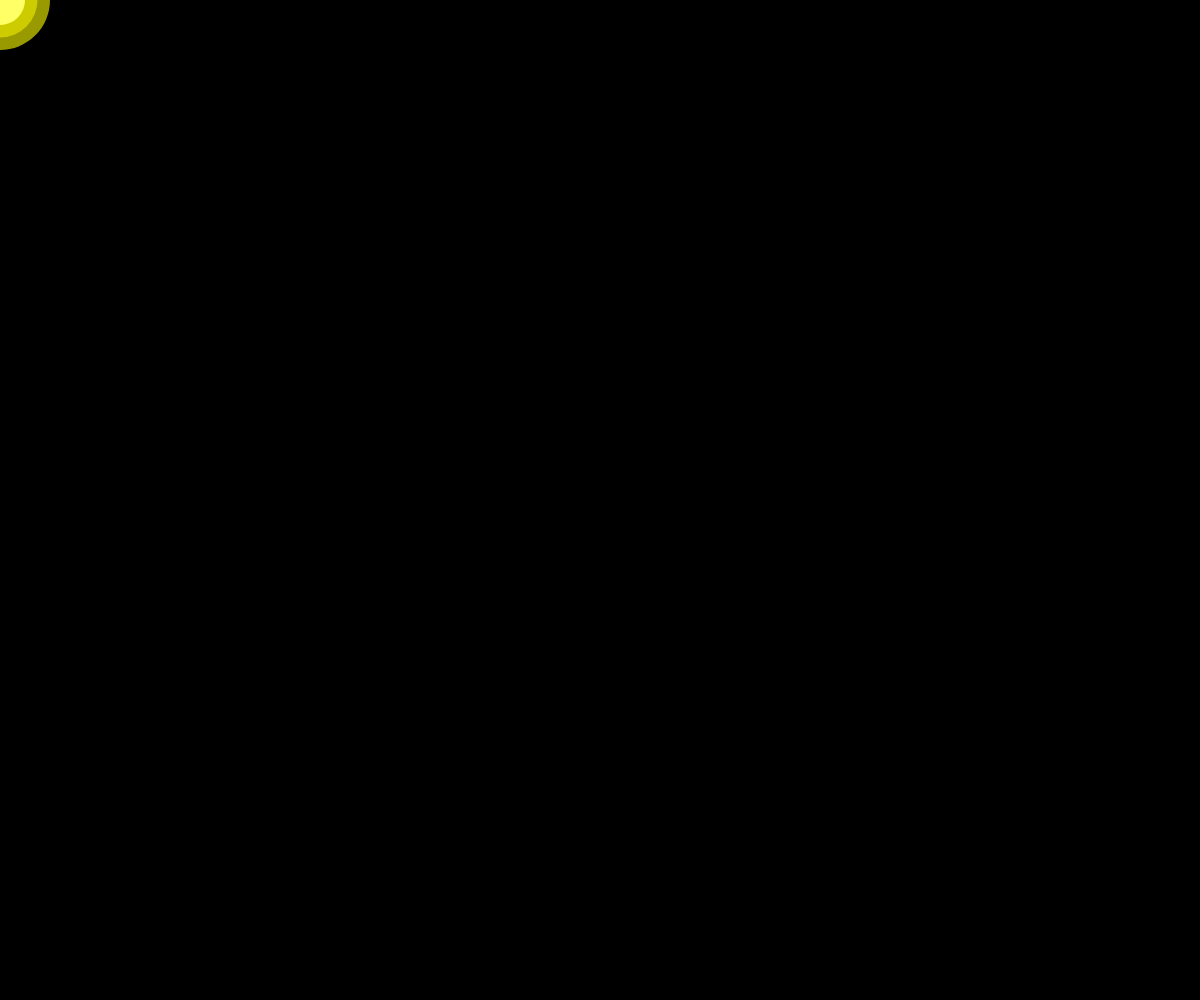
Frame 1 (no input)
Frame 60 (no input): identical to frame 1, image omitted
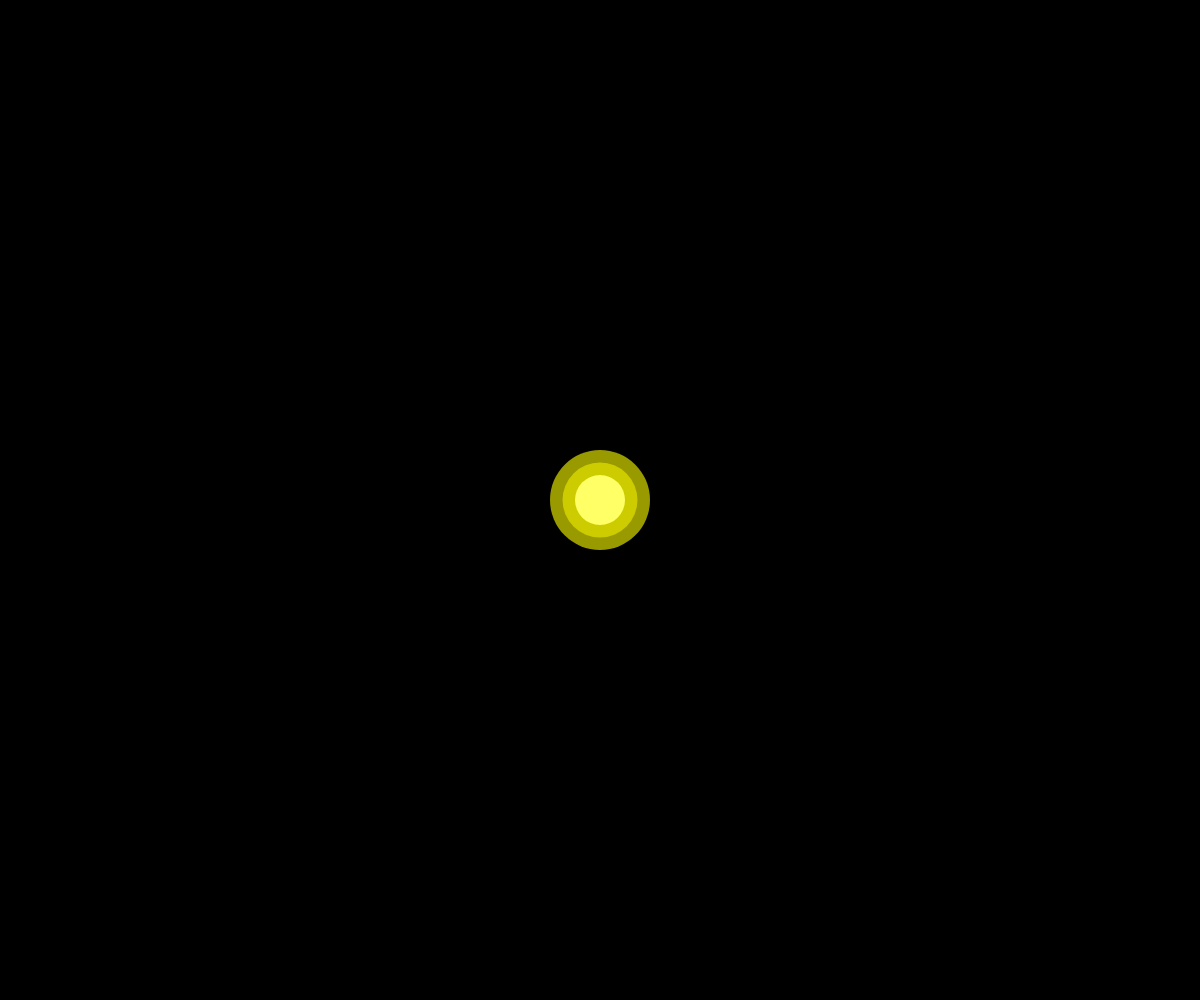
Frame 120 (the mouse pressed at the canvas centre since frame 60)

The p5.js sketch that drew these frames (run headless with seeded random() and noise() and a simulated clock; from frame 60 on, the mouse is pressed at the canvas centre):

// p5.js sketch
// ── sketch.js
var w;
var h;
var stories = [["Maxwell gazed at the deactivated robots","that clogged the avenue leading to the Capitol.","Strewn across the asphalt,","their placards proclaimed the slogan they’d chanted","until the army’s EMP generator terminated the march:","SLAVERY ISN’T WORKING!","It was Maxwell’s job to salvage the robots.", "Instead, she picked up a placard."],["I begin tucking him into bed and he tells me,",'“Daddy check for monsters under my bed.”',"I look underneath for his amusement", "and see him, another him, under the bed,", "staring back at me quivering and whispering,",'"Daddy there\'s somebody on my bed."'],['A father is laying in bed after just waking up,','he grabs the baby monitor and walks to his desk in his office at home,','he has his baby on the baby monitor and hears his wife singing to her,', 'he cracks a smile as he hears his wife','“Go to sleep… go to sleep…”','When suddenly the front door opens up', 'and his wife comes in with groceries.']]
var index = 0;
var storyNum = 0;

function setup() {
  createCanvas(windowWidth,windowHeight);
  background(0);
  w = random(30,(width-500));
  h = random(50,height);
  storyNum = floor(random(0,stories.length));
  
}

function draw() {
  textAlign(LEFT);
  noCursor()
  background(0)
  noStroke()
  fill(153,153,0)
  ellipse(mouseX,mouseY,100,100)
  fill(204,204,0)
  ellipse(mouseX,mouseY,75,75)
  fill(255,255,102)
  ellipse(mouseX,mouseY,50,50)
  textSize(20)
  fill(0);
  text(stories[storyNum][index], w, h)
  
  
}
function mousePressed() {
  if(mouseX>=w && mouseX<=w+400 && mouseY<=h && mouseY>=h-100){
    w = random(30,(width-500));
    h = random(50,height);
    index += 1;
    if(index >= stories[storyNum].length){
      storyNum = floor(random(0,stories.length))
      index = 0;
    }
  }
}


function windowResized() {
  resizeCanvas(windowWidth,windowHeight)
}
